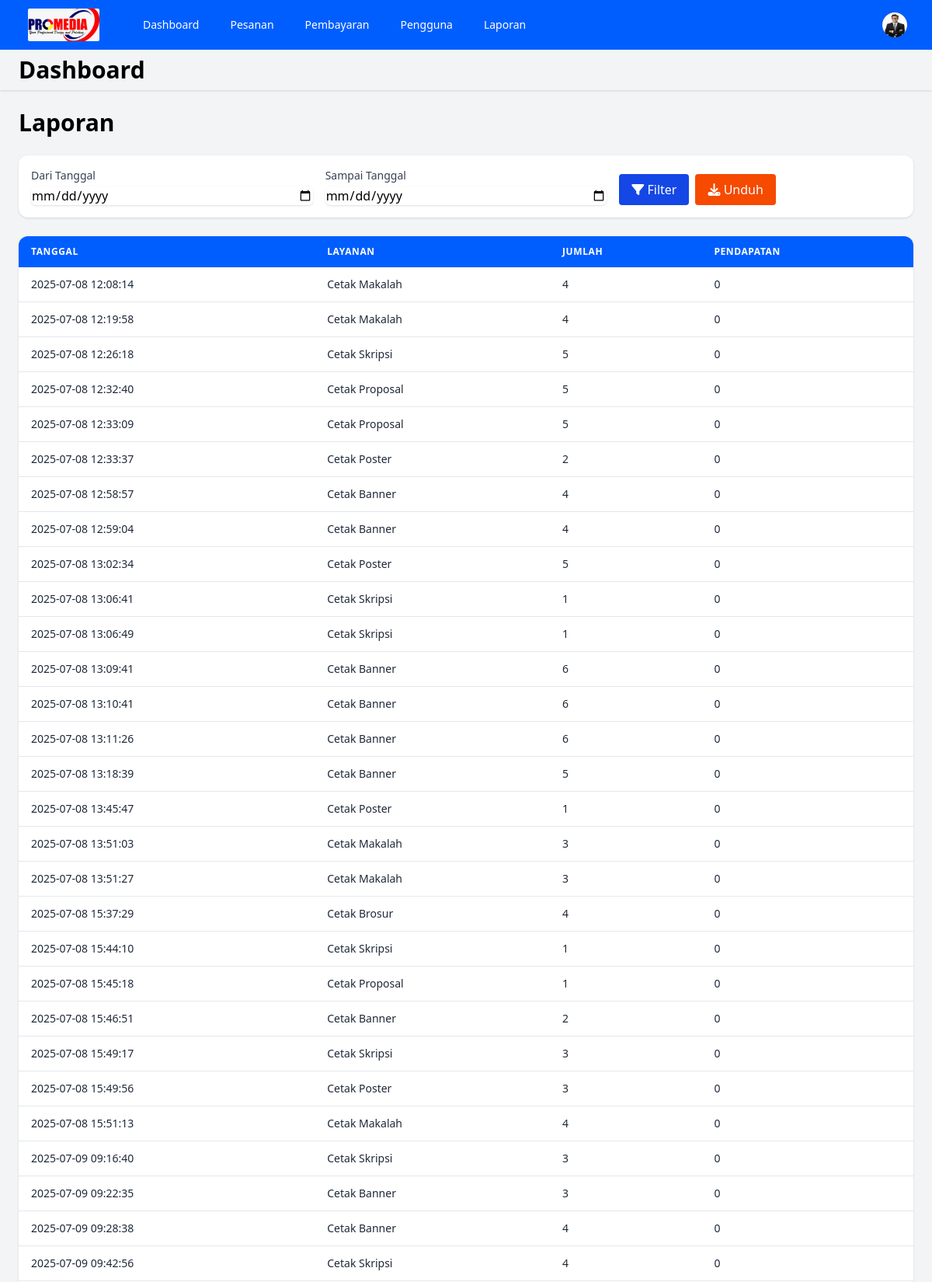
The app's page /views/admin/dashboard.php?page=laporan (signed in, upper part) with its own data.
### tables this page shows
CREATE TABLE `laporan` (
  `waktu` timestamp NOT NULL DEFAULT current_timestamp() ON UPDATE current_timestamp(),
  `idpesanan` int(6) NOT NULL,
  `nama` varchar(50) NOT NULL,
  `layanan` varchar(50) NOT NULL,
  `ukuran` varchar(50) NOT NULL,
  `jumlah` int(6) NOT NULL,
  `bahan` varchar(50) NOT NULL,
  `finishing` varchar(50) NOT NULL,
  `catatan` text NOT NULL,
  `file` varchar(100) NOT NULL,
  `total` int(6) NOT NULL,
  `status_pesanan` varchar(50) NOT NULL,
  `keterangan` varchar(100) NOT NULL,
  `periode` varchar(50) NOT NULL
);

### views/admin/laporan.php (the view, shortened to what this page needs)
<body class="bg-gray-100 font-sans">
    <main class="flex-1 p-6">
        <h1 class="text-3xl font-bold text-primary mb-6">Laporan</h1>
        <div class="sticky top-[80px] bg-white p-4 rounded-xl shadow mb-6">
            <form id="filterForm" method="POST" class="grid grid-cols-1 md:grid-cols-3 gap-4">
                <div>
                    <label class="block text-sm font-medium text-gray-700">Dari Tanggal</label>
                    <input type="date" name="start_date" id="startDate"
                        class="mt-1 block w-full border-gray-300 rounded-md shadow-sm" />
                </div>
                <div>
                    <label class="block text-sm font-medium text-gray-700">Sampai Tanggal</label>
                    <input type="date" name="end_date" id="endDate"
                        class="mt-1 block w-full border-gray-300 rounded-md shadow-sm" />
                </div>
                <div class="flex gap-2 items-end">
                    <button type="submit" name="filter"
                        class="filter-laporan text-white px-4 py-2 rounded bg-blue-700 hover:bg-blue-900 cursor-pointer">
                        <i class="fa-solid fa-filter"></i> Filter
                    </button>
                    <button type="button" onclick="downloadLaporan()"
                        class="text-white px-4 py-2 rounded bg-orange-600 hover:bg-orange-900 cursor-pointer">
                        <i class="fa-solid fa-download"></i> Unduh
                    </button>
                </div>
            </form>
        </div>
        <div class="bg-white rounded-xl shadow overflow-x-auto">
            <table id="laporanTable" class="min-w-full text-sm text-gray-800">
                <thead class="bg-[#005EFF] text-white text-left text-xs uppercase tracking-wider">
                    <tr>
                        <th class="px-4 py-3">Tanggal</th>
                        <th class="px-4 py-3">Layanan</th>
                        <th class="px-4 py-3">Jumlah</th>
                        <th class="px-4 py-3">Pendapatan</th>
                    </tr>
                </thead>
                <tbody class="divide-y divide-gray-200">
                    <?php
include "../../database/koneksi.php";
$start_date = $_POST['start_date'] ?? null;
$end_date = $_POST['end_date'] ?? null;
if ($start_date && $end_date) {
    $tampil = "SELECT * FROM laporan WHERE TIMESTAMP(waktu) BETWEEN '$start_date' AND '$end_date'";
} else {
    $tampil = "SELECT * FROM laporan";
}
$query = mysqli_query($koneksi, $tampil);
while($data = mysqli_fetch_array($query)) {
?>
                    <tr class="hover:bg-gray-50">
                        <td class="px-4 py-3"><?php echo $data['waktu']; ?></td>
                        <td class="px-4 py-3"><?php echo $data['layanan']; ?></td>
                        <td class="px-4 py-3"><?php echo $data['jumlah']; ?></td>
                        <td class="px-4 py-3"><?php echo number_format($data['total'], 0, ',', '.'); ?></td>
                    </tr>
                    <?php } ?>
                </tbody>
            </table>
        </div>
    </main>
    </div>

### records on screen
laporan: waktu "2025-07-08 12:08:14", layanan "Cetak Makalah", jumlah "4", total "0"
laporan: waktu "2025-07-08 12:19:58", layanan "Cetak Makalah", jumlah "4", total "0"
laporan: waktu "2025-07-08 12:26:18", layanan "Cetak Skripsi", jumlah "5", total "0"
laporan: waktu "2025-07-08 12:32:40", layanan "Cetak Proposal", jumlah "5", total "0"
laporan: waktu "2025-07-08 12:33:09", layanan "Cetak Proposal", jumlah "5", total "0"
laporan: waktu "2025-07-08 12:33:37", layanan "Cetak Poster", jumlah "2", total "0"
laporan: waktu "2025-07-08 12:58:57", layanan "Cetak Banner", jumlah "4", total "0"
laporan: waktu "2025-07-08 12:59:04", layanan "Cetak Banner", jumlah "4", total "0"
laporan: waktu "2025-07-08 13:02:34", layanan "Cetak Poster", jumlah "5", total "0"
laporan: waktu "2025-07-08 13:06:41", layanan "Cetak Skripsi", jumlah "1", total "0"
laporan: waktu "2025-07-08 13:06:49", layanan "Cetak Skripsi", jumlah "1", total "0"
laporan: waktu "2025-07-08 13:09:41", layanan "Cetak Banner", jumlah "6", total "0"
laporan: waktu "2025-07-08 13:10:41", layanan "Cetak Banner", jumlah "6", total "0"
laporan: waktu "2025-07-08 13:11:26", layanan "Cetak Banner", jumlah "6", total "0"
laporan: waktu "2025-07-08 13:18:39", layanan "Cetak Banner", jumlah "5", total "0"
laporan: waktu "2025-07-08 13:45:47", layanan "Cetak Poster", jumlah "1", total "0"
laporan: waktu "2025-07-08 13:51:03", layanan "Cetak Makalah", jumlah "3", total "0"
laporan: waktu "2025-07-08 13:51:27", layanan "Cetak Makalah", jumlah "3", total "0"
laporan: waktu "2025-07-08 15:37:29", layanan "Cetak Brosur", jumlah "4", total "0"
laporan: waktu "2025-07-08 15:44:10", layanan "Cetak Skripsi", jumlah "1", total "0"
laporan: waktu "2025-07-08 15:45:18", layanan "Cetak Proposal", jumlah "1", total "0"
laporan: waktu "2025-07-08 15:46:51", layanan "Cetak Banner", jumlah "2", total "0"
laporan: waktu "2025-07-08 15:49:17", layanan "Cetak Skripsi", jumlah "3", total "0"
laporan: waktu "2025-07-08 15:49:56", layanan "Cetak Poster", jumlah "3", total "0"
laporan: waktu "2025-07-08 15:51:13", layanan "Cetak Makalah", jumlah "4", total "0"
laporan: waktu "2025-07-09 09:16:40", layanan "Cetak Skripsi", jumlah "3", total "0"
laporan: waktu "2025-07-09 09:22:35", layanan "Cetak Banner", jumlah "3", total "0"
laporan: waktu "2025-07-09 09:28:38", layanan "Cetak Banner", jumlah "4", total "0"
laporan: waktu "2025-07-09 09:42:56", layanan "Cetak Skripsi", jumlah "4", total "0"
